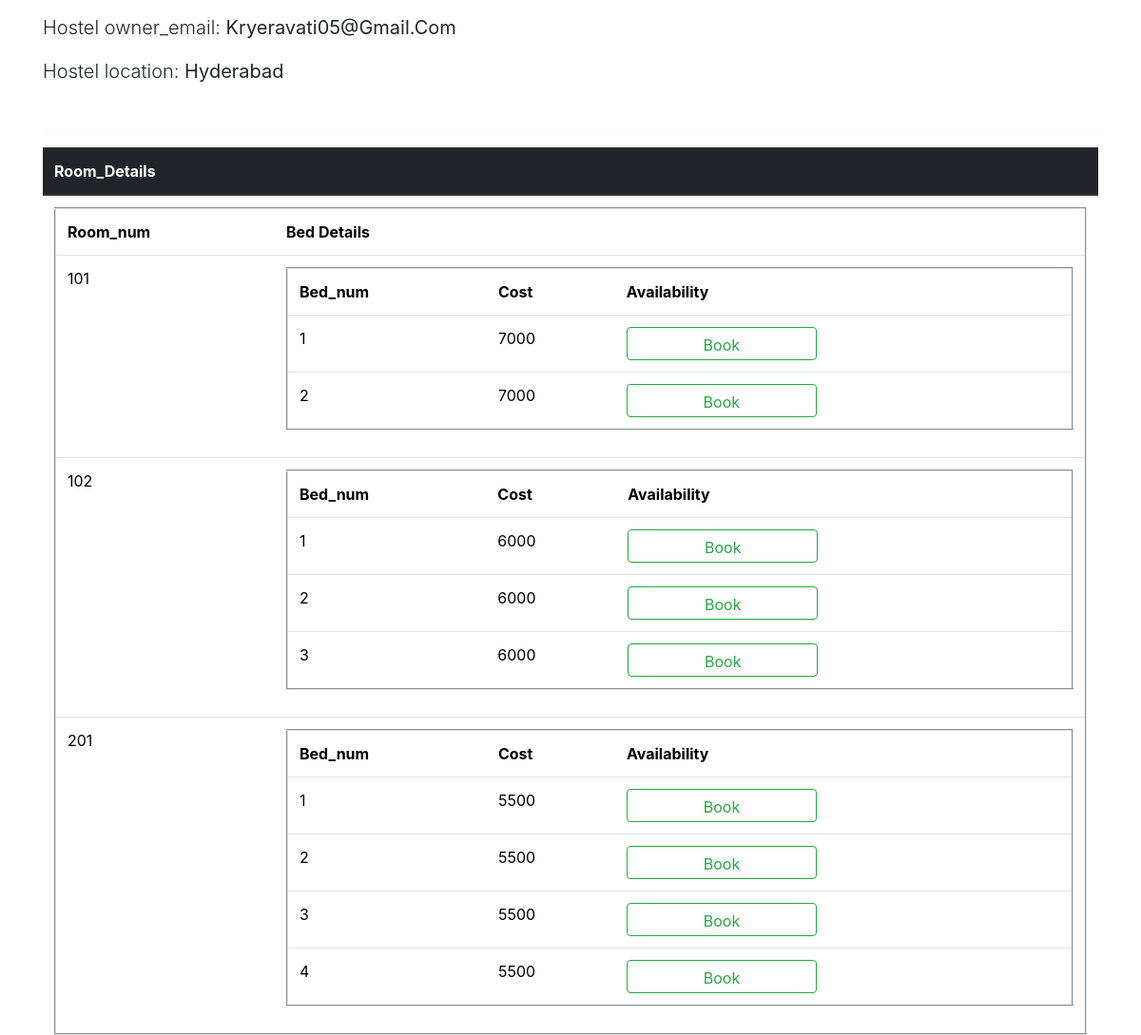
The app's page /Customer/hostel_detail/10 (middle part), older data.
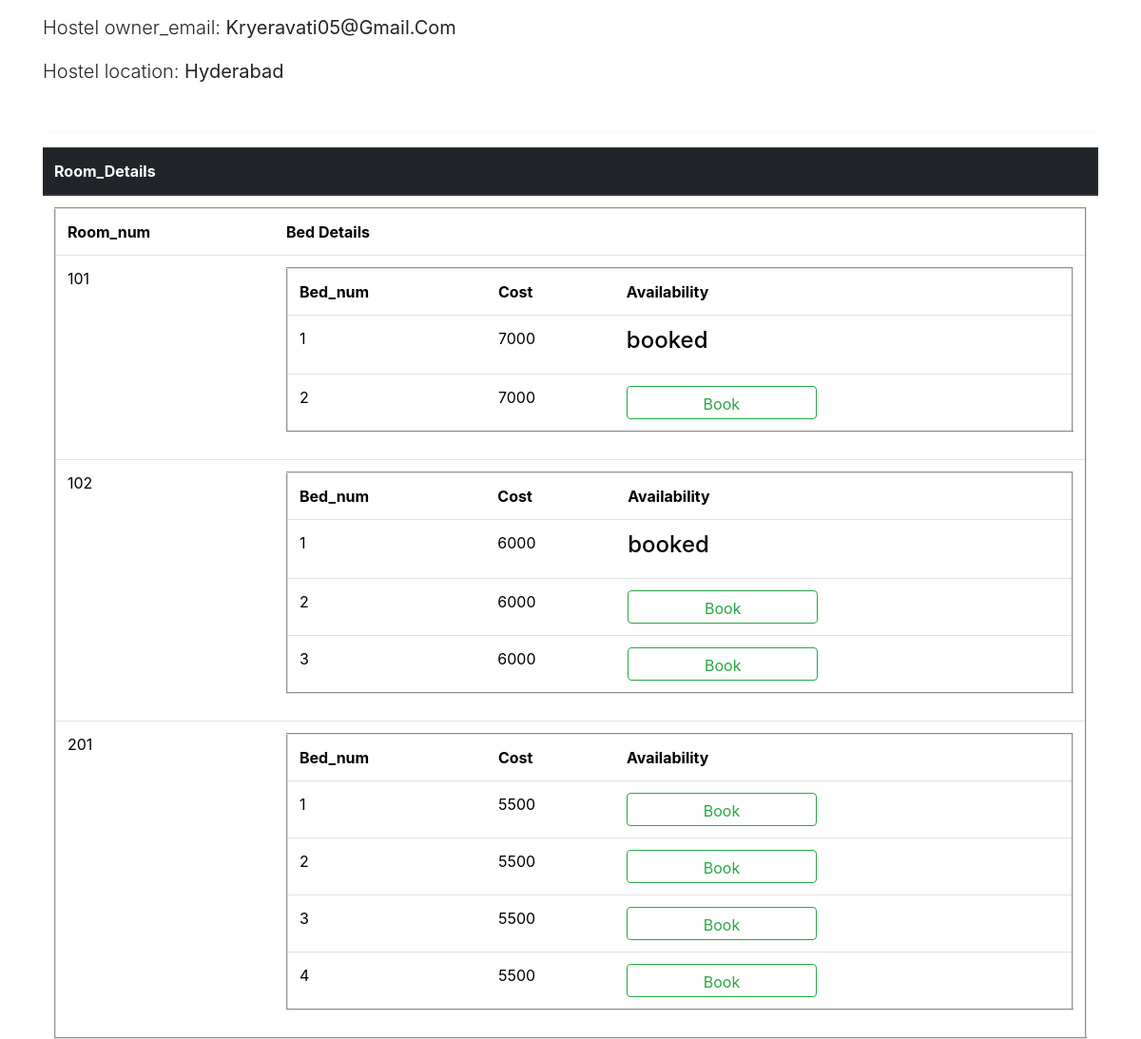
The same page, newer data.
### Owner/models.py (models this page shows, shortened)
class bed_details_model(models.Model):
    bed_id=models.AutoField(primary_key=True)
    room_no=models.ForeignKey(rooms_details_model,on_delete=models.CASCADE)
    bed_no=models.CharField(choices=[['1','1'],['2','2'],['3','3'],['4','4'],['5','5'],['6','6']],max_length=10)
    bed_cost=models.PositiveIntegerField()
    availability=models.BooleanField()

### Customer/views.py (the view)
def hostel_detail_view(request,pk):
    res=hostel_details_model.objects.get(hostel_id=pk)
    room=rooms_details_model.objects.filter(hostel_id=pk)
    bed=bed_details_model.objects.all()
    images=gallery_model.objects.all()
    print(res)
    return render(request=request,template_name='hostel_detail.html',context={'hostel':res,'room_details':room,'bed_details':bed,'images':images})

### Owner/models.py (called while the page is built)
    def __str__(self):
        return self.hostel_name

### Customer/Templates/hostel_detail.html (shortened to what this page needs)
{% extends 'easystay.html' %}
{% block body-content %}
<main>
  <div class="container marketing">
    <div class="row featurette">
      <div class="col-md-7">
        <table class="table">
            <tr><p class="lead">Hostel owner_email: <strong>{{hostel.owner_email|title}}</strong></p></tr>
            <tr><p class="lead">Hostel location:       <strong>{{hostel.location|title}}</strong></p></tr>
    </table>
      </div>
      <div class="col-md-5">
      </div>
    </div>
    <hr class="featurette-divider">
    <div>
        {% if room_details %}
        <table class="table">
            <thead class="thead-dark">
            <tr>
                <th scope="col" >Room_Details</th>
            </tr>
            </thead>
            <tbody>
                <tr>
                    <td>
                        <table class="table" border="2" cellpadding="5" cellspacing="0">
                            <tr>
                                <th  scope="col">Room_num</th>
                                <th  scope="col">Bed Details </th>
                            </tr>
                            {% for j in room_details %}
                            <tr>
                                <td>{{j.room_no}}
                                </td>
                                <td>
                                <table class="table" border="2">
                                    <tr>
                                            <th>Bed_num</th>
                                            <th>Cost</th>
                                            <th>Availability</th>
                                    </tr>
                                    {% for k in bed_details %}
                                    {% if j == k.room_no %}
                                    <tr>
                                        <td>{{k.bed_no}}</td>
                                        <td>{{k.bed_cost}}</td>
                                        <td>{% if k.availability %} <a href="{% url 'customer:booking' hostel=hostel.hostel_id room=j.room_id bed=k.bed_id data1=hostel.hostel_name data2=j.room_no data3=k.bed_no %}"><button class="btn btn-outline-success">Book</button></a> {% else %} <h4>booked</h4> {% endif %}</td>
                                    </tr>
                                    {% endif %}
                                    {% endfor %}
                                </table>
                                </td>
                            </tr>
                            {% endfor %}
                       </table>
                    </td>
                </tr>
            </tbody>
        </table>
                {% else %}
                <h3>Room details is not avaliable</h3>
                 {% endif %}
    </div>
  </div>
</main>
{% endblock body-content %}

Row changes from the older to the newer data that the page shows:
changed bed_details_model (number 1 of 9 on the later page): availability "Book" → "booked"
changed bed_details_model (number 3 of 9 on the later page): availability "Book" → "booked"
